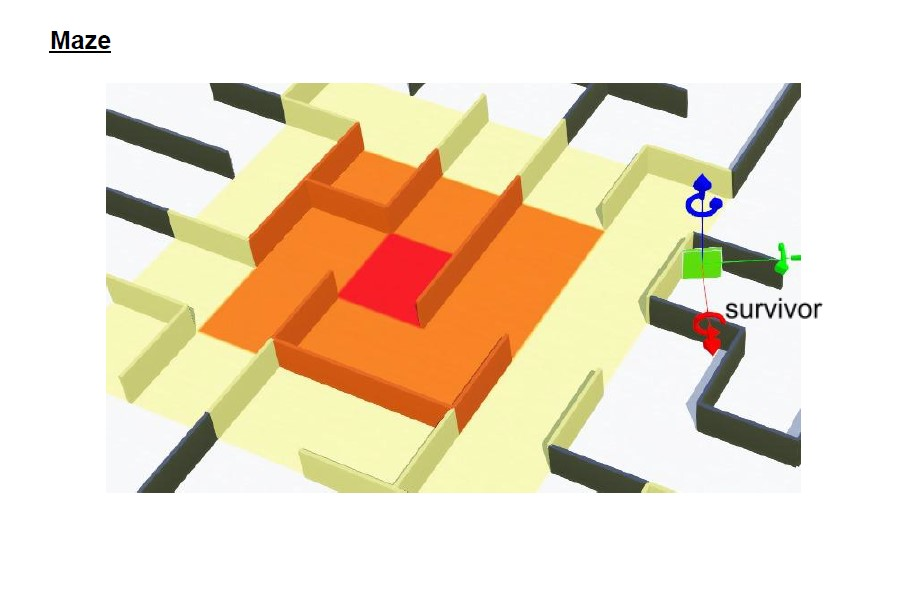
#> input picture Assets/FireZone.jpg, 916 x 592 px, given in place of the camera
$ jupyter execute Red_Detect.ipynb
#> lines starting #> are read from the running program, lines starting #| are printed output that depends on the picture; after the words box and inside, x2 and y2 are one past the last pixel; in counts of white or black regions, pixels touching at a corner belong together
[cell 1]
import cv2
import numpy as np

# Open webcam
cap = cv2.VideoCapture(0)

while True:
    ret, frame = cap.read()
#> frame is the input picture: shape (592, 916, 3); mean B, G, R 199, 222.5, 237.3
    if not ret:
        break

    # Convert the frame to HSV color space
    hsv = cv2.cvtColor(frame, cv2.COLOR_BGR2HSV)
#> hsv: shape (592, 916, 3); mean H, S, V 28.1, 47.1, 239.1

    # Define the lower and upper bounds of red color in HSV
    lower_red1 = np.array([0, 120, 70])
    upper_red1 = np.array([10, 255, 255])
    lower_red2 = np.array([170, 120, 70])
    upper_red2 = np.array([180, 255, 255])

    # Create masks to detect red color
    mask1 = cv2.inRange(hsv, lower_red1, upper_red1)
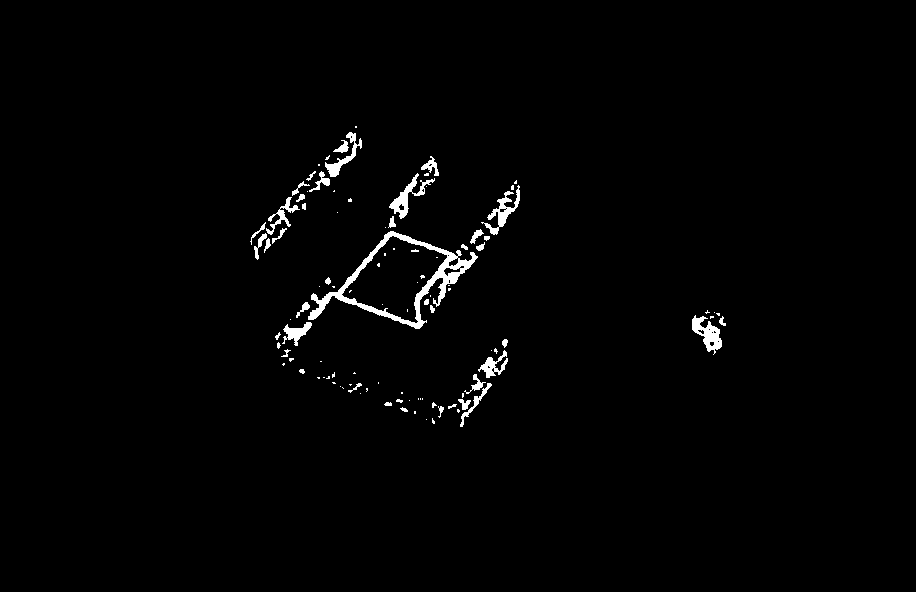
#> mask1: shape (592, 916); 1.4% white; 103 white regions (62 under 20 px), largest, box (x1, y1, x2, y2) and area: (308, 231, 478, 329) 2519, (692, 315, 722, 355) 551, (481, 185, 520, 235) 521
    mask2 = cv2.inRange(hsv, lower_red2, upper_red2)
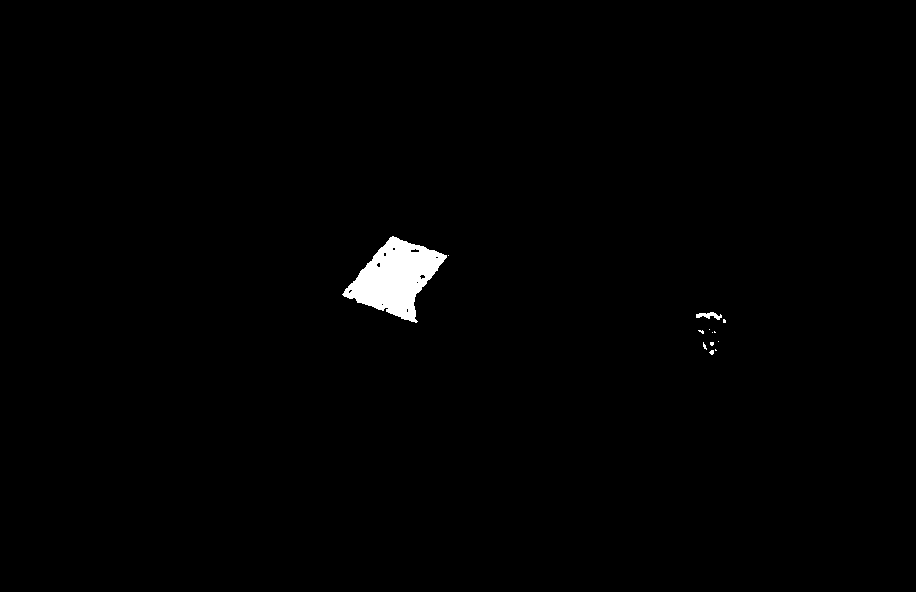
#> mask2: shape (592, 916); 0.89% white; 13 white regions (11 under 20 px), largest, box (x1, y1, x2, y2) and area: (342, 236, 447, 323) 4645, (696, 312, 722, 320) 111
    red_mask = mask1 + mask2
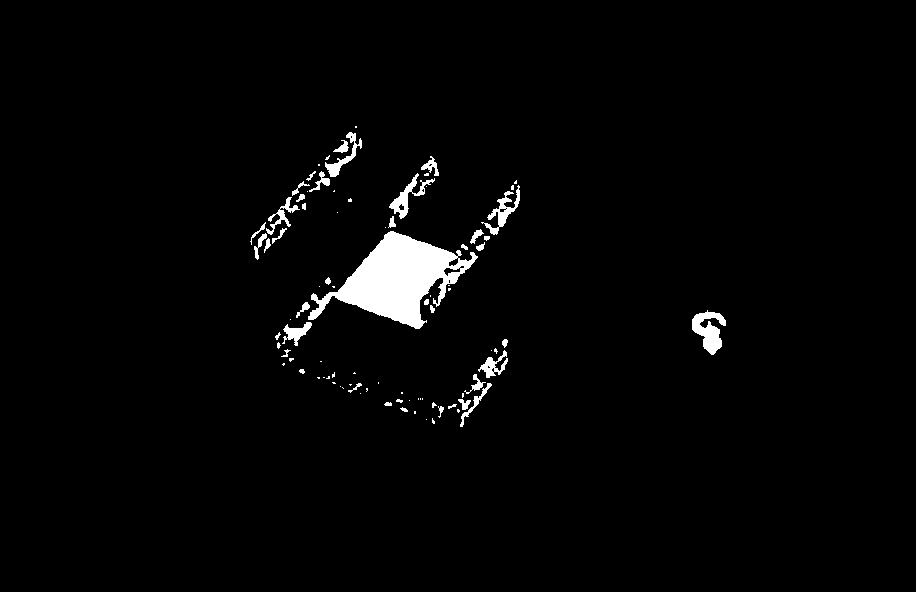
#> red_mask: shape (592, 916); 2.3% white; 88 white regions (48 under 20 px), largest, box (x1, y1, x2, y2) and area: (308, 231, 478, 329) 7227, (692, 310, 726, 355) 807, (481, 185, 520, 235) 521

    # Apply the mask on the original frame
    red_detected = cv2.bitwise_and(frame, frame, mask=red_mask)
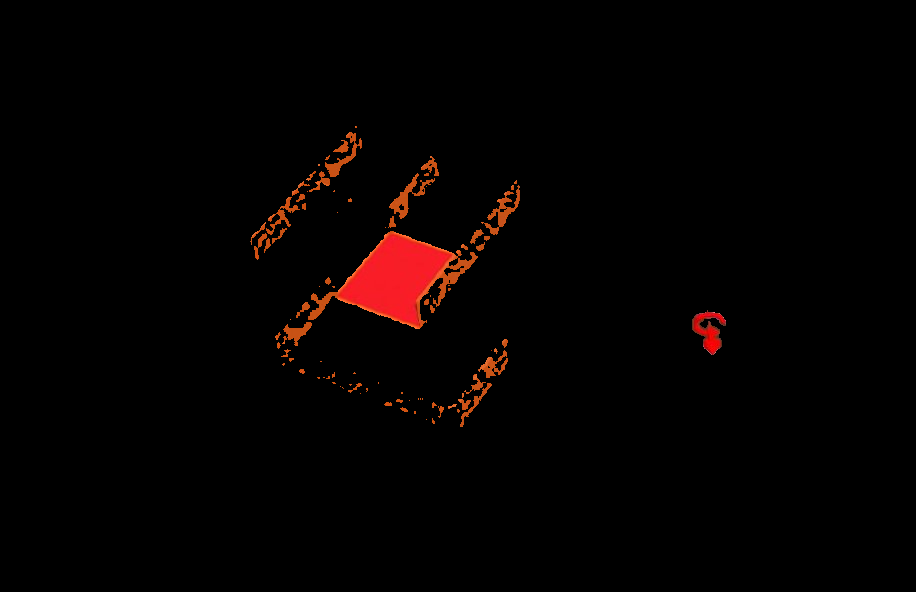
#> red_detected: shape (592, 916, 3); mean B, G, R 0.7, 1.3, 5.2

    # Show the original frame and the detected red objects
    #cv2.imshow("Original", frame)
    cv2.imshow("Red Detection", red_detected)

    # Press 'q' to exit the loop
    if cv2.waitKey(1) & 0xFF == ord('q'):
#> (key q is pressed here)
        break

# Release resources
cap.release()
cv2.destroyAllWindows()
